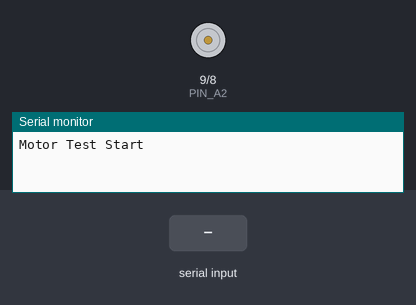
The sketch below on a simulated Arduino Uno, built with avr-gcc and run on an emulated ATmega328P. On the bench: motor-driver pin pairs drawn as motors (green arrow = first pin HIGH = forward, orange = second pin HIGH = backward, longer = more drive, scaled by the enable pin), the last lines printed to the serial monitor. The test bench sets the inputs (shaded band).

Above: at 1.2 s.
1.3 s: "w" received over Serial
At 2.1 s:
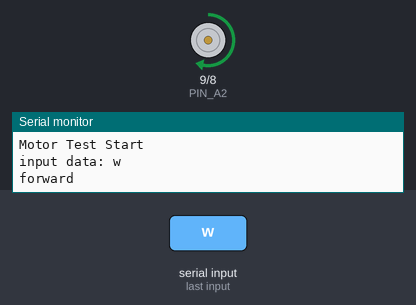
2.8 s: "s" received over Serial
At 3.2 s:
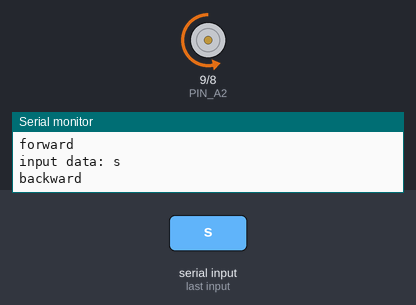
4.3 s: "t" received over Serial
At 5.6 s:
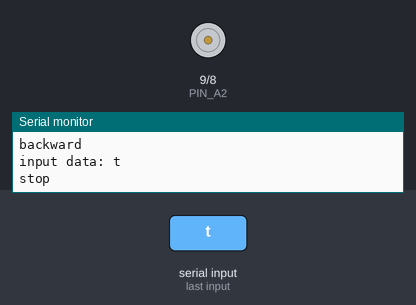
Timing chart, 0 to 7.3 s (numbered marks = the images above; inputs shaded):
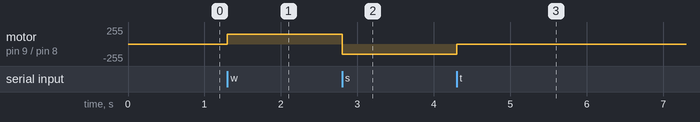

The sketch:

motor_keyboard.ino
```cpp
// code start
#define PIN_A2 9
#define PIN_B2 8
#define PWM 10

char val;

void setup() {
  pinMode(PIN_A2, OUTPUT);
  pinMode(PIN_B2, OUTPUT);
  Serial.begin(9600);
  Serial.println("Motor Test Start");
}

void loop() {
  while(!Serial.available()); // 시리얼 입력 받을 때 까지 기다리기
  while(Serial.available()){
    val = Serial.read();
    Serial.print("input data: ");
    Serial.println(val);
    if(val=='w'){
      forward();
      Serial.println("forward");
    } else if(val=='s'){
      backward();
      Serial.println("backward");
    } else if(val=='t'){
      stop();
      Serial.println("stop");
    }
  }
}

void forward(){
  digitalWrite(PIN_A2, HIGH);
  digitalWrite(PIN_B2, LOW);
  analogWrite(PWM, 150);
}

void backward(){
  digitalWrite(PIN_A2, LOW);
  digitalWrite(PIN_B2, HIGH);
  analogWrite(PWM, 150);
}

void stop(){
  digitalWrite(PIN_A2, LOW);
  digitalWrite(PIN_B2, LOW);
  analogWrite(PWM, 0);
}
// code end
```

Measured:
- after the input at 1.3 s, motor on pin 9 (PIN_A2) / pin 8 (PIN_B2): stopped → forward 150/255 at once
- after the input at 2.8 s, motor on pin 9 (PIN_A2) / pin 8 (PIN_B2): forward 150/255 → backward 150/255 at once
- after the input at 4.3 s, motor on pin 9 (PIN_A2) / pin 8 (PIN_B2): backward 150/255 → stopped at once
